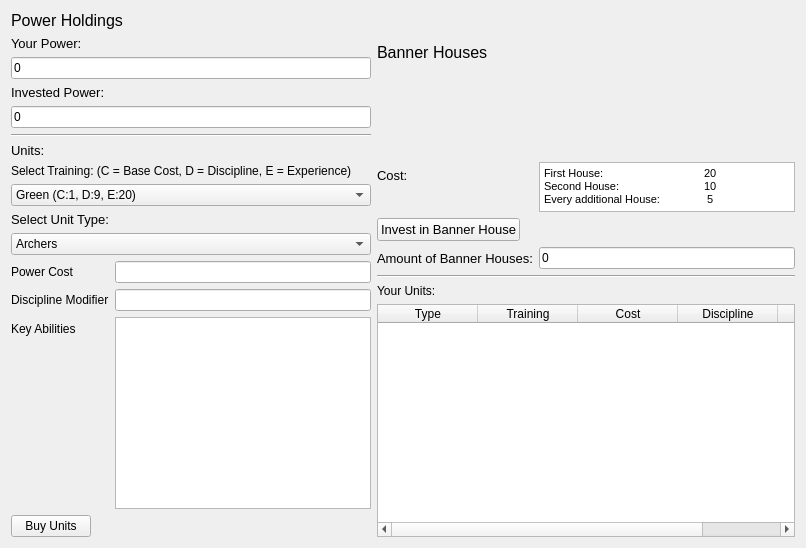
             <widget class="QWidget" name="page_9">
              <layout class="QVBoxLayout" name="verticalLayout_21">
               <item>
                <widget class="QLabel" name="label_34">
                 <property name="font">
                  <font>
                   <pointsize>12</pointsize>
                  </font>
                 </property>
                 <property name="text">
                  <string>Power Holdings</string>
                 </property>
                </widget>
               </item>
               <item>
                <layout class="QHBoxLayout" name="horizontalLayout_10">
                 <item>
                  <layout class="QVBoxLayout" name="verticalLayout_22">
                   <item>
                    <widget class="QLabel" name="label_37">
                     <property name="sizePolicy">
                      <sizepolicy hsizetype="Preferred" vsizetype="Maximum">
                       <horstretch>0</horstretch>
                       <verstretch>0</verstretch>
                      </sizepolicy>
                     </property>
                     <property name="font">
                      <font>
                       <pointsize>10</pointsize>
                      </font>
                     </property>
                     <property name="text">
                      <string>Your Power:</string>
                     </property>
                    </widget>
                   </item>
                   <item>
                    <widget class="QLineEdit" name="step4PowerLine">
                     <property name="text">
                      <string>0</string>
                     </property>
                     <property name="readOnly">
                      <bool>true</bool>
                     </property>
                    </widget>
                   </item>
                   <item>
                    <widget class="QLabel" name="label_38">
                     <property name="font">
                      <font>
                       <pointsize>10</pointsize>
                      </font>
                     </property>
                     <property name="text">
                      <string>Invested Power:</string>
                     </property>
                    </widget>
                   </item>
                   <item>
                    <widget class="QLineEdit" name="step4InvestedPower">
                     <property name="text">
                      <string>0</string>
                     </property>
                     <property name="readOnly">
                      <bool>true</bool>
                     </property>
                    </widget>
                   </item>
                   <item>
                    <widget class="Line" name="line_7">
                     <property name="orientation">
                      <enum>Qt::Horizontal</enum>
                     </property>
                    </widget>
                   </item>
                   <item>
                    <widget class="QLabel" name="label_42">
                     <property name="font">
                      <font>
                       <pointsize>10</pointsize>
                      </font>
                     </property>
                     <property name="text">
                      <string>Units:</string>
                     </property>
                    </widget>
                   </item>
                   <item>
                    <widget class="QLabel" name="label_41">
                     <property name="text">
                      <string>Select Training: (C = Base Cost, D = Discipline, E = Experience)</string>
                     </property>
                    </widget>
                   </item>
                   <item>
                    <widget class="QComboBox" name="step4TrainingComboBox">
                     <item>
                      <property name="text">
                       <string>Green (C:1, D:9, E:20)</string>
                      </property>
                     </item>
                     <item>
                      <property name="text">
                       <string>Trained (C:3, D:6, E:60)</string>
                      </property>
                     </item>
                     <item>
                      <property name="text">
                       <string>Veteran (C:5, D:3, E:100)</string>
                      </property>
                     </item>
                     <item>
                      <property name="text">
                       <string>Elite (C:7, D:0, E:140)</string>
                      </property>
                     </item>
                    </widget>
                   </item>
                   <item>
                    <widget class="QLabel" name="label_43">
                     <property name="font">
                      <font>
                       <pointsize>10</pointsize>
                      </font>
                     </property>
                     <property name="text">
                      <string>Select Unit Type:</string>
                     </property>
                    </widget>
                   </item>
                   <item>
                    <widget class="QComboBox" name="step4UnitsComboBox">
                     <item>
                      <property name="text">
                       <string>Archers</string>
                      </property>
                     </item>
                     <item>
                      <property name="text">
                       <string>Cavalry</string>
                      </property>
                     </item>
                     <item>
                      <property name="text">
                       <string>Criminals</string>
                      </property>
                     </item>
                     <item>
                      <property name="text">
                       <string>Crusaders</string>
                      </property>
                     </item>
                     <item>
                      <property name="text">
                       <string>Engineers</string>
                      </property>
                     </item>
                     <item>
                      <property name="text">
                       <string>Garrison</string>
                      </property>
                     </item>
                     <item>
                      <property name="text">
                       <string>Guerillas</string>
                      </property>
                     </item>
                     <item>
                      <property name="text">
                       <string>Infantry</string>
                      </property>
                     </item>
                     <item>
                      <property name="text">
                       <string>Peasant Levies</string>
                      </property>
                     </item>
                     <item>
                      <property name="text">
                       <string>Personal Guards</string>
                      </property>
                     </item>
                     <item>
                      <property name="text">
                       <string>Raiders</string>
                      </property>
                     </item>
                     <item>
                      <property name="text">
                       <string>Sailors</string>
                      </property>
                     </item>
                     <item>
                      <property name="text">
                       <string>Scouts</string>
                      </property>
                     </item>
                     <item>
                      <property name="text">
                       <string>Special</string>
                      </property>
                     </item>
                     <item>
                      <property name="text">
                       <string>Support</string>
                      </property>
                     </item>
                     <item>
                      <property name="text">
                       <string>Warships</string>
                      </property>
                     </item>
                    </widget>
                   </item>
                   <item>
                    <layout class="QFormLayout" name="formLayout_6">
                     <item row="0" column="0">
                      <widget class="QLabel" name="label_44">
                       <property name="text">
                        <string>Power Cost</string>
                       </property>
                      </widget>
                     </item>
                     <item row="1" column="0">
                      <widget class="QLabel" name="label_45">
                       <property name="text">
                        <string>Discipline Modifier</string>
                       </property>
                      </widget>
                     </item>
                     <item row="2" column="0">
                      <widget class="QLabel" name="label_46">
                       <property name="text">
                        <string>Key Abilities</string>
                       </property>
                      </widget>
                     </item>
                     <item row="2" column="1">
                      <widget class="QTextEdit" name="step4AbilitiesEdit">
                       <property name="readOnly">
                        <bool>true</bool>
                       </property>
                      </widget>
                     </item>
                     <item row="0" column="1">
                      <widget class="QLineEdit" name="step4PowerCostLine">
                       <property name="readOnly">
                        <bool>true</bool>
                       </property>
                      </widget>
                     </item>
                     <item row="1" column="1">
                      <widget class="QLineEdit" name="step4DisciplineModifierLine">
                       <property name="readOnly">
                        <bool>true</bool>
                       </property>
                      </widget>
                     </item>
                     <item row="3" column="0">
                      <widget class="QPushButton" name="step4BuyUnitsButton">
                       <property name="text">
                        <string>Buy Units</string>
                       </property>
                      </widget>
                     </item>
                    </layout>
                   </item>
                  </layout>
                 </item>
                 <item>
                  <layout class="QVBoxLayout" name="verticalLayout_23">
                   <item>
                    <layout class="QFormLayout" name="formLayout_5">
                     <property name="fieldGrowthPolicy">
                      <enum>QFormLayout::ExpandingFieldsGrow</enum>
                     </property>
                     <item row="0" column="0">
                      <widget class="QLabel" name="label_35">
                       <property name="font">
                        <font>
                         <pointsize>12</pointsize>
                        </font>
                       </property>
                       <property name="text">
                        <string>Banner Houses</string>
                       </property>
                      </widget>
                     </item>
                     <item row="1" column="0">
                      <widget class="QLabel" name="label_36">
                       <property name="font">
                        <font>
                         <pointsize>10</pointsize>
                        </font>
                       </property>
                       <property name="text">
                        <string>Cost:</string>
                       </property>
                      </widget>
                     </item>
                     <item row="1" column="1">
                      <widget class="QTextEdit" name="textEdit_3">
                       <property name="maximumSize">
                        <size>
                         <width>16777215</width>
                         <height>50</height>
                        </size>
                       </property>
                       <property name="readOnly">
                        <bool>true</bool>
                       </property>
                       <property name="html">
                        <string>&lt;!DOCTYPE HTML PUBLIC &quot;-//W3C//DTD HTML 4.0//EN&quot; &quot;http://www.w3.org/TR/REC-html40/strict.dtd&quot;&gt;
&lt;html&gt;&lt;head&gt;&lt;meta name=&quot;qrichtext&quot; content=&quot;1&quot; /&gt;&lt;style type=&quot;text/css&quot;&gt;
p, li { white-space: pre-wrap; }
&lt;/style&gt;&lt;/head&gt;&lt;body style=&quot; font-family:'MS Shell Dlg 2'; font-size:8.25pt; font-weight:400; font-style:normal;&quot;&gt;
&lt;p style=&quot; margin-top:0px; margin-bottom:0px; margin-left:0px; margin-right:0px; -qt-block-indent:0; text-indent:0px;&quot;&gt;First House: 		20&lt;/p&gt;
&lt;p style=&quot; margin-top:0px; margin-bottom:0px; margin-left:0px; margin-right:0px; -qt-block-indent:0; text-indent:0px;&quot;&gt;Second House: 		10&lt;/p&gt;
&lt;p style=&quot; margin-top:0px; margin-bottom:0px; margin-left:0px; margin-right:0px; -qt-block-indent:0; text-indent:0px;&quot;&gt;Every additional House: 	 5&lt;/p&gt;&lt;/body&gt;&lt;/html&gt;</string>
                       </property>
                      </widget>
                     </item>
                     <item row="2" column="0">
                      <widget class="QPushButton" name="step4InvestInBannerHouse">
                       <property name="font">
                        <font>
                         <pointsize>10</pointsize>
                        </font>
                       </property>
                       <property name="text">
                        <string>Invest in Banner House</string>
                       </property>
                      </widget>
                     </item>
                     <item row="2" column="1">
                      <widget class="QLabel" name="label_39">
                       <property name="text">
                        <string/>
                       </property>
                      </widget>
                     </item>
                     <item row="0" column="1">
                      <widget class="QLabel" name="label_40">
                       <property name="text">
                        <string/>
                       </property>
                      </widget>
                     </item>
                     <item row="3" column="0">
                      <widget class="QLabel" name="label_48">
                       <property name="font">
                        <font>
                         <pointsize>10</pointsize>
                        </font>
                       </property>
                       <property name="text">
                        <string>Amount of Banner Houses:</string>
                       </property>
                      </widget>
                     </item>
                     <item row="3" column="1">
                      <widget class="QLineEdit" name="step4AmountOfBannerHousesLine">
                       <property name="text">
                        <string>0</string>
                       </property>
                       <property name="readOnly">
                        <bool>true</bool>
                       </property>
                      </widget>
                     </item>
                    </layout>
                   </item>
                   <item>
                    <widget class="Line" name="line_6">
                     <property name="orientation">
                      <enum>Qt::Horizontal</enum>
                     </property>
                    </widget>
                   </item>
                   <item>
                    <widget class="QLabel" name="label_47">
                     <property name="text">
                      <string>Your Units:</string>
                     </property>
                    </widget>
                   </item>
                   <item>
                    <widget class="QTableWidget" name="step4UnitsTable">
                     <property name="editTriggers">
                      <set>QAbstractItemView::NoEditTriggers</set>
                     </property>
                     <attribute name="horizontalHeaderStretchLastSection">
                      <bool>true</bool>
                     </attribute>
                     <column>
                      <property name="text">
                       <string>Type</string>
                      </property>
                     </column>
                     <column>
                      <property name="text">
                       <string>Training</string>
                      </property>
                     </column>
                     <column>
                      <property name="text">
                       <string>Cost</string>
                      </property>
                     </column>
                     <column>
                      <property name="text">
                       <string>Discipline</string>
                      </property>
                     </column>
                     <column>
                      <property name="text">
                       <string>Key Abilities</string>
                      </property>
                     </column>
                    </widget>
                   </item>
                  </layout>
                 </item>
                </layout>
               </item>
              </layout>
             </widget>
